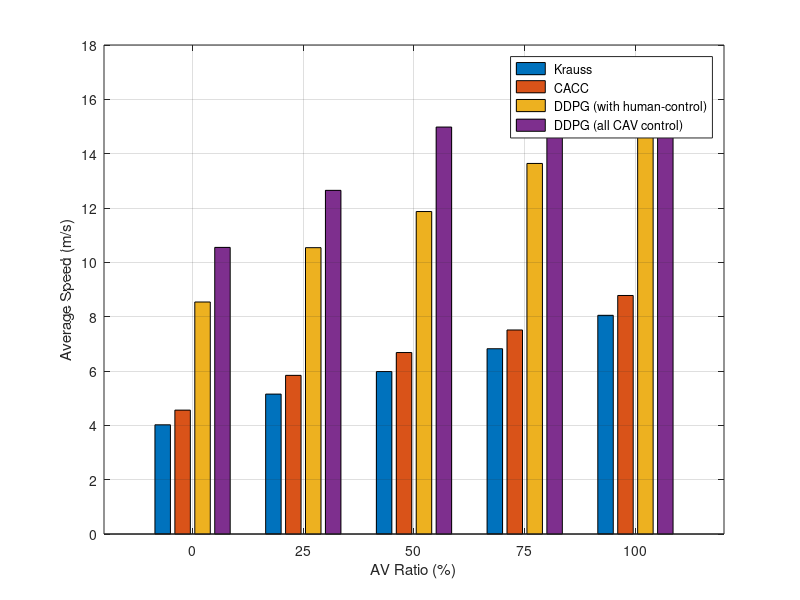

Here is the MATLAB script that generated this plot:
Krauss = [4.02 5.15 5.98 6.82 8.05];
CACC = [4.56 5.84 6.68 7.51 8.78];
DDPG = [8.54 10.54 11.87 13.64 15.28];
DDPGALL = [10.55 12.65 14.98 16.75 17.28];

x = 0:25:100;
y = [Krauss(1) CACC(1) DDPG(1) DDPGALL(1); Krauss(2) CACC(2) DDPG(2) DDPGALL(2); Krauss(3) CACC(3) DDPG(3) DDPGALL(3); Krauss(4) CACC(4) DDPG(4) DDPGALL(4); Krauss(5) CACC(5) DDPG(5) DDPGALL(5);];
bar(x,y)

legend(' Krauss', ' CACC', ' DDPG (with human-control)', ' DDPG (all CAV control)');
grid on,
figure_FontSize=12;

set(gca,'YTick',[0 2 4 6 8 10 12 14 16 18]);
set(gca, 'YLim',[0,18]);
xlabel('AV Ratio (%)');
ylabel('Average Speed (m/s)');